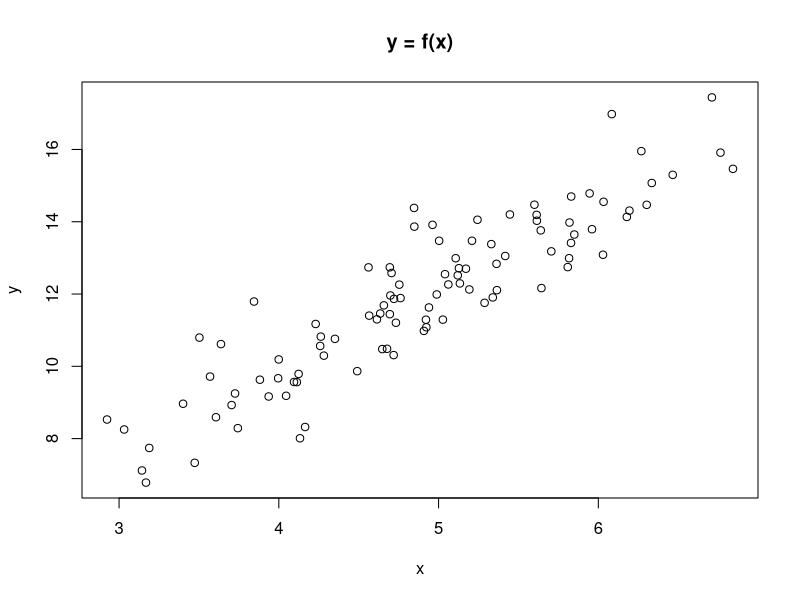

Recreate this plot in R. (Note: this script raises an error after producing the figure.)
## ---- chunk 1
knitr::opts_chunk$set(echo = FALSE, fig.align = 'center')

library(tidyverse)
## ---- chunk 2
knitr::include_graphics('https://bookdown.org/yihui/rmarkdown/images/hex-rmarkdown.png')
## ---- chunk 3
x <- rnorm(n = 100, mean = 5, sd =1)
## ---- chunk 4
y <- 2 + 2*x + rnorm(n=length(x))
## ---- chunk 5
plot(x, y, main = 'y = f(x)')
## ---- chunk 6
df_all <- read_csv('daily_bike_data.csv')
dftemp <- df_all %>% select(cnt,temp)
  
## ---- chunk 7
ss_dftemp <- sapply(dftemp, 
                    function(x) c(mean(x), min(x), max(x), sd(x))) %>% 
  data.frame() %>% 
  round(digits = 2)

row.names(ss_dftemp) <- c('mean','min','max','sd')
ss_dftemp %>% knitr::kable(caption = 'Summary Statistics')

## ---- chunk 8
ggplot(dftemp, aes(temp,cnt))+
  geom_point() + 
  labs(title = 'Daily Bike Rental and Temp', x = 'Temperature (F, norm)',
       y = 'Bike Rentals')+ theme_classic()


## ---- chunk 9
dftemp <- dftemp %>% 
  mutate(temp2 = temp^2)

mod1 <- lm(formula = cnt ~ temp,
           data = dftemp)

mod2 <- lm(formula = cnt ~ temp + temp2,
           data = dftemp)

pred_mod1 <- predict(mod1, dftemp['temp'])

pred_mod2 <- predict(mod2, dftemp[c('temp','temp2')])

dftemp <- dftemp %>% 
  mutate(cnt_mod1 = pred_mod1,
         cnt_mod2 = pred_mod2)

## ---- chunk 10
ggplot(dftemp, aes(temp,cnt))+
  geom_point() + 
  geom_line(aes(x = temp, y = cnt_mod1, color = 'f(temp)'), size = 1)+
  geom_line(aes(x = temp, y = cnt_mod2, color = 'f(temp, temp^2)'), size = 1)+
  labs(title = 'Daily Bike Rental and Temp', x = 'Temperature (F, norm)', y = 'Bike Rentals', color = 'Functions')+ theme_classic()+
  scale_color_manual(values = c('f(temp)' = 'red', 'f(temp, temp^2)' = 'blue'
  ))
